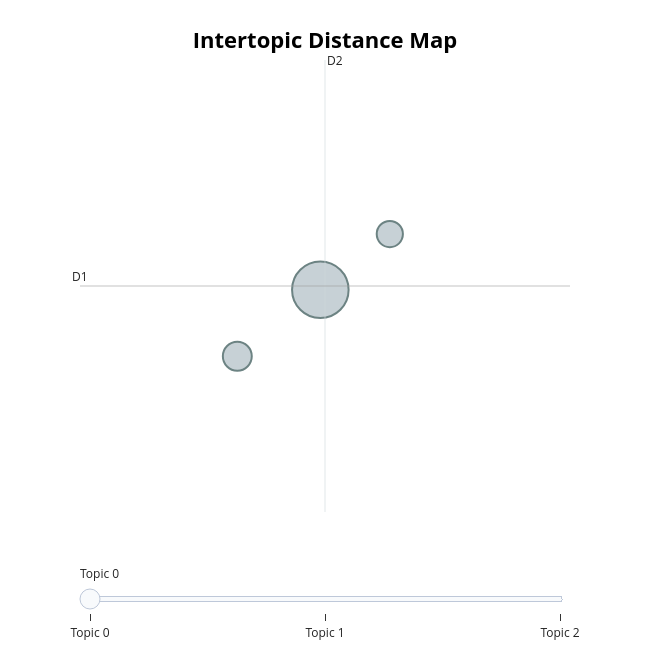

Write notebook code for a chart like this one.
### Code cell
# Visualse topics
topic_model.visualize_topics()

### Figure 1 — Plotly figure (JSON) as saved in the notebook; plotly's stock layout.template omitted (floating-point values rounded to 4 significant figures)
{"data": [{"customdata": [[0, "appointments | services | appointments patients | health services | mental health services", 42], [1, "hours services | hours services alternatives | services hours normal | hours hours services | services 24 hour", 11], [2, "services | avoided night shift | gp surgeries open | available extended hours | gp actually patients", 9]], "hovertemplate": "<b>Topic %{customdata[0]}</b><br>%{customdata[1]}<br>Size: %{customdata[2]}", "legendgroup": "", "marker": {"color": "#B0BEC5", "line": {"color": "DarkSlateGrey", "width": 2}, "size": [42, 11, 9], "sizemode": "area", "sizeref": 0.02625, "symbol": "circle"}, "mode": "markers", "name": "", "orientation": "v", "showlegend": false, "type": "scatter", "x": [8.619, 7.987, 9.148], "xaxis": "x", "y": [10.5, 9.869, 11.03], "yaxis": "y"}], "layout": {"annotations": [{"showarrow": false, "text": "D1", "x": 6.789, "y": 10.54, "yshift": 10}, {"showarrow": false, "text": "D2", "x": 8.654, "xshift": 10, "y": 12.69}], "height": 650, "hoverlabel": {"bgcolor": "white", "font": {"family": "Rockwell", "size": 16}}, "legend": {"itemsizing": "constant", "tracegroupgap": 0}, "margin": {"t": 60}, "shapes": [{"line": {"color": "#CFD8DC", "width": 2}, "type": "line", "x0": 8.654, "x1": 8.654, "y0": 8.389, "y1": 12.69}, {"line": {"color": "#9E9E9E", "width": 2}, "type": "line", "x0": 6.789, "x1": 10.52, "y0": 10.54, "y1": 10.54}], "sliders": [{"active": 0, "pad": {"t": 50}, "steps": [{"args": [{"marker.color": [["red", "#B0BEC5", "#B0BEC5"]]}], "label": "Topic 0", "method": "update"}, {"args": [{"marker.color": [["#B0BEC5", "red", "#B0BEC5"]]}], "label": "Topic 1", "method": "update"}, {"args": [{"marker.color": [["#B0BEC5", "#B0BEC5", "red"]]}], "label": "Topic 2", "method": "update"}]}], "title": {"font": {"color": "Black", "size": 22}, "text": "<b>Intertopic Distance Map</b>", "x": 0.5, "xanchor": "center", "y": 0.95, "yanchor": "top"}, "width": 650, "xaxis": {"anchor": "y", "domain": [0, 1], "range": [6.789, 10.52], "title": {"text": ""}, "visible": false}, "yaxis": {"anchor": "x", "domain": [0, 1], "range": [8.389, 12.69], "title": {"text": ""}, "visible": false}}}
